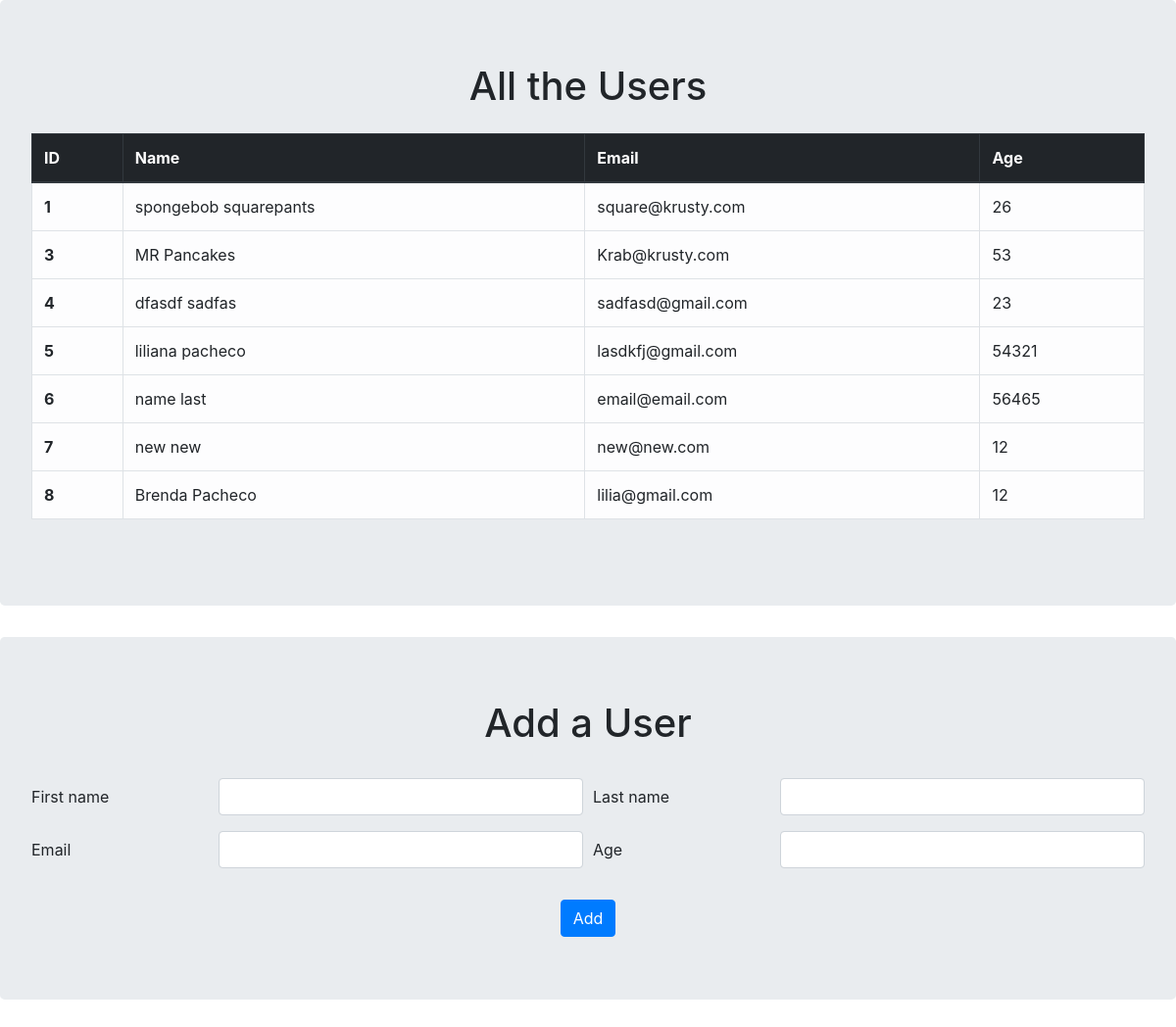
The page /home on the database its author committed.
### users_app/models.py (models this page shows)
class Users(models.Model):
    first_name = models.CharField(max_length = 45)
    last_name = models.CharField(max_length = 45)
    email_address = models.CharField(max_length = 45)
    age = models.IntegerField()
    created_at = models.DateTimeField(auto_now_add=True)
    updated_at = models.DateTimeField(auto_now_add=True)

### users_app/views.py (the view)
# urls.py: 2. Add a URL to urlpatterns:  path('', views.home, name='home')
def home(request):
    context = {
        "users": Users.objects.all(),
    }
    return render(request, "index.html", context)

### users_app/templates/index.html (shortened to what this page needs)
<!doctype html>
<html lang="en">
    <head>
        <link rel="stylesheet" href="https://maxcdn.bootstrapcdn.com/bootstrap/4.0.0/css/bootstrap.min.css">
    </head>
    <body>
        <div class="jumbotron">
            <h1 class="Lead text-center mb-4">All the Users</h1>
                <table class="table table-bordered table-light my-4">
                    <thead class="thead-dark">
                        <tr>
                        <th scope="col">ID</th>
                        <th scope="col">Name</th>
                        <th scope="col">Email</th>
                        <th scope="col">Age</th>
                        </tr>
                    </thead>
                    <tbody>
                        {% for user in users %}
                        <tr>
                            <th scope="row">{{user.id}}</th>
                            <td>{{user.first_name}} {{user.last_name}}</td>
                            <td>{{user.email_address}}</td>
                            <td>{{user.age}}</td>
                        </tr>
                        {% endfor %}
                    </tbody>
                </table>
        </div>
        <div class="jumbotron text-center">
            <h1 class="Lead mb-4">Add a User</h1>
            <form action="/submitForm" method="POST" class="text-left">
                <div class="form-row py-2">
                    <label for="firstName" class="col-sm-2 col-form-label">First name</label>
                    <div class="col">
                        <input type="text" class="form-control" name="firstName" id="firstName">
                    </div>
                    <label for="lastName" class="col-sm-2 col-form-label">Last name</label>
                    <div class="col">
                        <input type="text" class="form-control" name="lastName" id="lastName">
                    </div>
                </div>
                <div class="form-row py-2">
                    <label for="email" class="col-sm-2 col-form-label">Email</label>
                    <div class="col">
                        <input type="email" class="form-control" name="email" id="email">
                    </div>
                    <label for="age" class="col-sm-2 col-form-label">Age</label>
                    <div class="col">
                        <input type="text" class="form-control" name="age" id="age">
                    </div>
                </div>
                <div class="form-row justify-content-center">
                    <button type="submit" class="btn btn-primary mt-4">Add</button>
                </div>
            </form>
        </div>
    </body>
</html>

### rows shown on the page
Users: id "1", first_name "spongebob", last_name "squarepants", email_address "square@krusty.com", age "26"
Users: id "3", first_name "MR", last_name "Pancakes", email_address "Krab@krusty.com", age "53"
Users: id "4", first_name "dfasdf", last_name "sadfas", email_address "sadfasd@gmail.com", age "23"
Users: id "5", first_name "liliana", last_name "pacheco", email_address "lasdkfj@gmail.com", age "54321"
Users: id "6", first_name "name", last_name "last", email_address "email@email.com", age "56465"
Users: id "7", first_name "new", last_name "new", email_address "new@new.com", age "12"
Users: id "8", first_name "Brenda", last_name "Pacheco", email_address "lilia@gmail.com", age "12"
